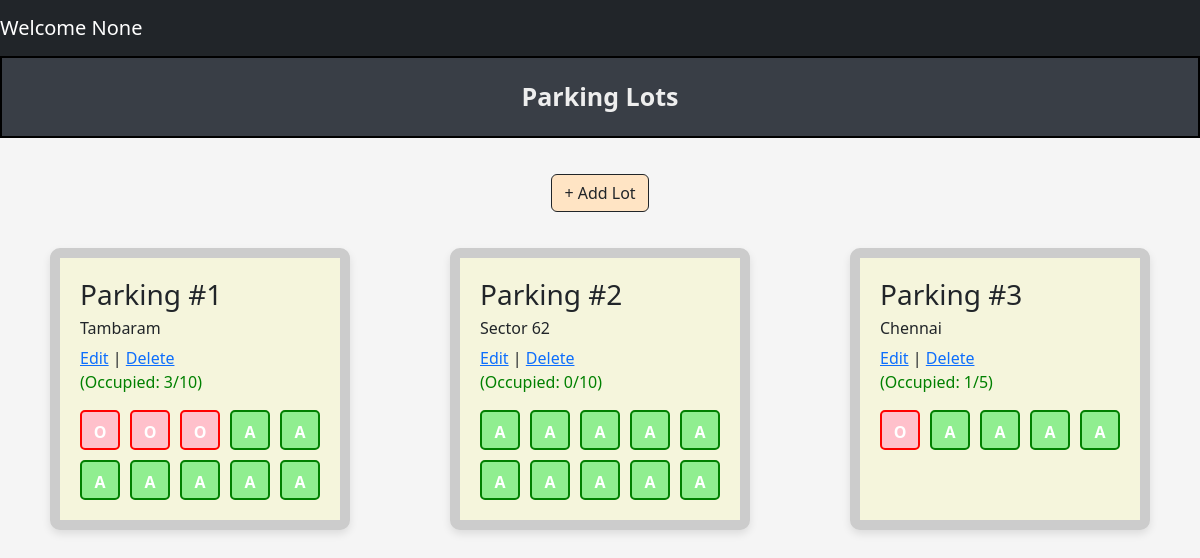
The app's page /admin/dashboard with its own data.
### tables this page shows
CREATE TABLE ParkingLot (
            lot_id INTEGER PRIMARY KEY AUTOINCREMENT,
            location_name TEXT NOT NULL,
            address TEXT NOT NULL,
            pincode TEXT NOT NULL,
            price INTEGER NOT NULL, 
            maxSpots INTEGER NOT NULL
        );

CREATE TABLE ParkingSpots (
        lot_id INTEGER NOT NULL,
        spot_id INTEGER,  -- Optional: to identify spot within a lot
        status TEXT CHECK(status IN ('O', 'A')) NOT NULL DEFAULT 'A',
        FOREIGN KEY (lot_id) REFERENCES ParkingLot(lot_id) ON DELETE CASCADE
        );

### controllers/admin_controller.py (the view)
@admin.route("/admin/dashboard", methods = ['GET','POST'])
def dashboard():
    def getOccupiedValue(spots):
        occupied = 0
        for s in spots:
            if s[2] == 'O': #Getting status
                occupied = occupied+1
        return occupied
    lots = get_all_parking_lots()
    print(lots)
    all_parking_lots = []
    for lot in lots:
        lot_id = lot[0]
        spots = get_all_parking_spots(lot_id)
        total = len(spots)
        occupied = getOccupiedValue(spots)
        available = total - occupied
        all_parking_lots.append({
            "lot": lot,
            "spots": spots,
            "total": total,
            "occupied": occupied,
            "available": available,
        })
    print(all_parking_lots)
    return render_template("dashboard/admin_dashboard.html", lots_data = all_parking_lots)

### models/parking_lot.py (called while the page is built)
def get_all_parking_lots():
    connection = sqlite3.connect(DATABASE_PARKING)
    cur = connection.cursor()
    cur.execute(''' Select * from ParkingLot ''')
    lots = cur.fetchall()
    connection.commit()
    connection.close()
    return lots

def get_all_parking_spots(lot_id):
    connection = sqlite3.connect(DATABASE_PARKING)
    cur = connection.cursor()
    cur.execute('''
                    Select * from ParkingSpots where lot_id = (?)
                ''', (lot_id,))
    spots = cur.fetchall()
    connection.commit()
    connection.close()
    return spots

### templates/dashboard/admin_dashboard.html
{% extends "navbar.html" %}
{% block content %}
 <div class="title"> Parking Lots </div>
<div class="mt-auto p-3 text-center">
  <button type="button" class="btn btn-outline-dark btn_add_lot" onclick="window.location.href='/admin/addlot'">
    + Add Lot
  </button>
</div>
<div class=" d-flex flex-row align-content-center justify-content-evenly" style="margin-left: 100;">
  {% for lot in lots_data %}
    <div class="parking_lot">
      <h3>Parking #{{ lot.lot[0] }}</h3>
      <h6> {{lot.lot[2]}} </h6>
      <a href='/admin/edit?lot_id={{ lot.lot[0] }}'>Edit</a> |
      <a href="/admin/delete?lot_id={{ lot.lot[0] }}">Delete</a>
      <p style="color: green;">(Occupied: {{ lot.occupied }}/{{ lot.total }})</p>
      <div class="spot">
        {% for spot in lot.spots %}
          {% if spot[2] == 'O' %}
            <div onclick="window.location.href='/admin/viewSpot?spot_id={{ spot[1] }}&lot_id={{ lot.lot[0] }}&status={{ spot[2] }}'" class="occupied">O</div>
          {% else %}
            <div onclick="window.location.href='/admin/viewSpot?spot_id={{ spot[1] }}&lot_id={{ lot.lot[0] }}&status={{ spot[2] }}'" class="available">A</div>
          {% endif %}
        {% endfor %}
      </div>
    </div>
  {% endfor %}
</div>
{% endblock %}

### static/css/style.css (style rules this page uses)
body { background-color: #f5f5f5; justify-content: center; }
.parking_lot { border: 10px solid #ccc; border-radius: 10px; padding: 20px; margin: 20px auto; width: 25vw; box-shadow: 0 4px 8px rgba(0, 0, 0, 0.1); background-color: beige; }
.spot { display: flex; flex-wrap: wrap; gap: 10px; margin-top: 10px; }
.occupied, .available { width: 40px; height: 40px; text-align: center; line-height: 40px; border-radius: 5px; font-weight: bold; color: white; }
.available { background-color: lightgreen; border: 2px solid green; }
.occupied { background-color: pink; border: 2px solid red; }
.available, .occupied { cursor: pointer; }
.btn_add_lot { background-color: bisque; }
.title { background-color: #393E46; border: 2px solid black; text-align: center; padding: 20px; font-weight: bold; font-size: 25px; margin-bottom: 20px; color: #EEEEEE; }

### records on screen
ParkingLot: lot_id "1", address "Tambaram"
ParkingLot: lot_id "2", address "Sector 62"
ParkingLot: lot_id "3", address "Chennai"

### other values on screen
{{ session.get('name') }} "None"
{{ lot.occupied }} "3" "0" "1"
{{ lot.total }} "10" "10" "5"
